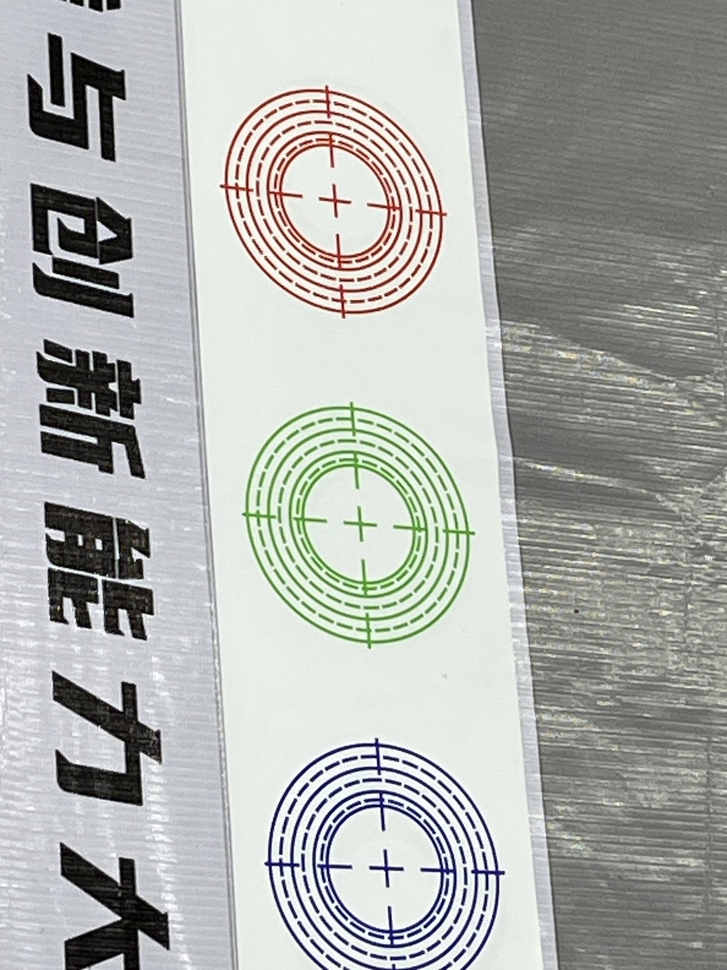
#> input picture img.jpg, 727 x 970 px, shrunk from 3024 x 4032 before the run
$ python -i Functions.py   (imports and definitions only)   (older library calls are emulated)
#> lines starting #> are read from the running program, lines starting #| are printed output that depends on the picture; after the words box and inside, x2 and y2 are one past the last pixel; in counts of white or black regions, pixels touching at a corner belong together
#> further down, picture is the input picture: shape (970, 727, 3); mean B, G, R 171.5, 175.1, 172.7
import cv2
import numpy as np


def get_circle_center(img:np.ndarray) -> [(np.float32, np.float32), ...]:
    result = []
    img_calc = cv2.GaussianBlur(img, (5, 5), 0)
    img_gray = cv2.cvtColor(img_calc, cv2.COLOR_BGR2GRAY)
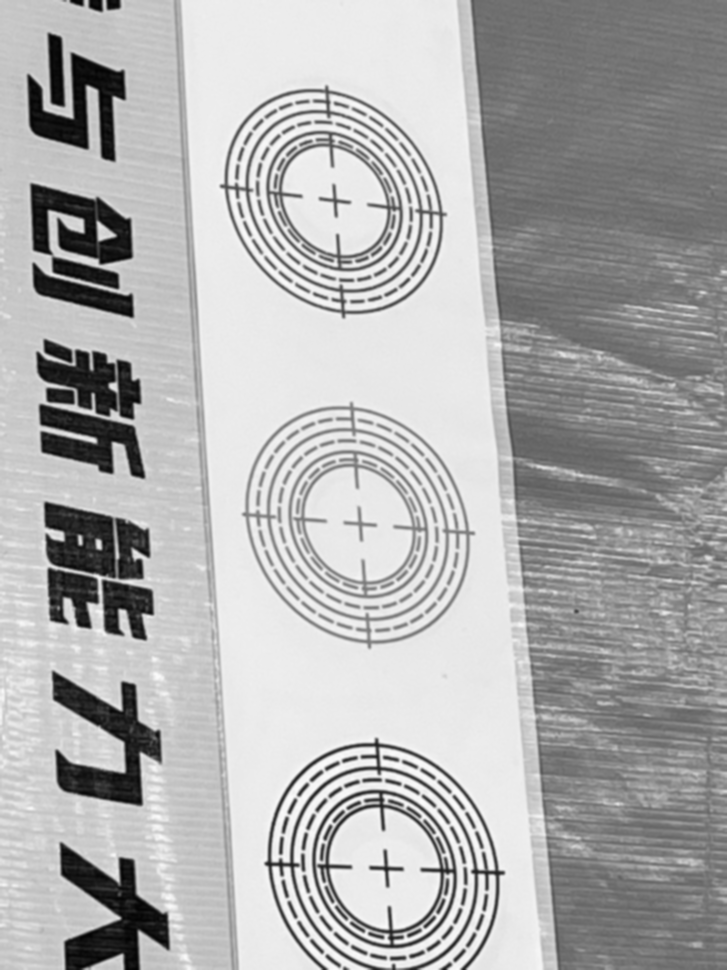
#> img_gray: shape (970, 727); min 3, max 252, mean 174
    img_binary = cv2.adaptiveThreshold(~img_gray, 255,
                                cv2.ADAPTIVE_THRESH_GAUSSIAN_C, cv2.THRESH_BINARY, 15, -10)
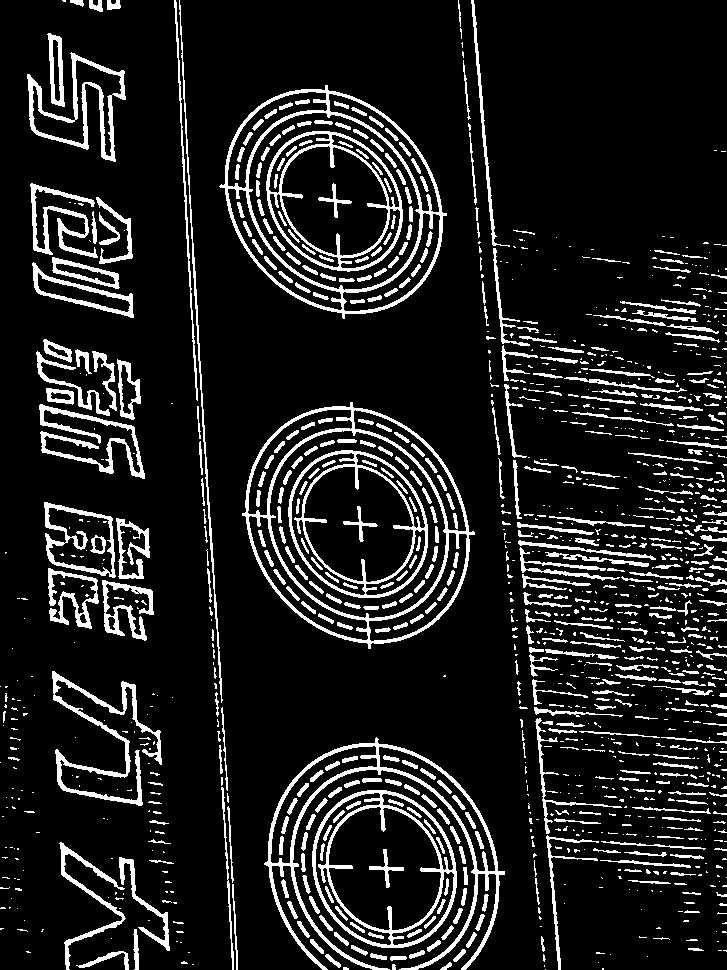
#> img_binary: shape (970, 727); 12.3% white; 1265 white regions (743 under 20 px), largest, box (x1, y1, x2, y2) and area: (264, 737, 505, 970) 5002, (242, 402, 475, 649) 4960, (219, 85, 447, 319) 4884
    erode_kernel = np.ones((1, 1), dtype=np.uint8)
    erosion_binary = cv2.erode(img_binary, kernel=erode_kernel, iterations=1)
    cv2.imshow("video in deal", erosion_binary)
    circles = cv2.HoughCircles(erosion_binary, cv2.HOUGH_GRADIENT, 1, 100)
#> circles = [[370.5, 843.5, 101.1], [343.5, 503.5, 99], [313.5, 177.5, 90.1], [632.5, 223.5, 356], [490.5, 762.5, 204], [570.5, 501.5, 152.3], [722.5, 174.5, 446.6], [726.5, 29.5, 551.3], [454.5, 418.5, 191.5], [618.5, 767.5, 94.4], [602.5, 62.5, 349.8], [602.5, 597.5, 64.6]]
    if len(circles) != 0:
        circles = np.round(circles[0, :]).astype('int')
#> circles = [[370, 844, 101], [344, 504, 99], [314, 178, 90], [632, 224, 356], [490, 762, 204], [570, 502, 152], [722, 174, 447], [726, 30, 551], [454, 418, 192], [618, 768, 94], [602, 62, 350], [602, 598, 65]]
        for (x, y, r) in circles:
            result.append(tuple([x, y]))
#> this loop made 12 passes
#> after the loop, result = [(370, 844), (344, 504), (314, 178), (632, 224), (490, 762), (570, 502), (722, 174), (726, 30), (454, 418), (618, 768), (602, 62), (602, 598)]
    return result


def get_kmeans_center(k:int, lis:[(np.float32, np.float32), ...]) -> [(int, int), ...]:
    lis = np.float32(np.array(lis))
    # 定义终止条件
    criteria = (cv2.TERM_CRITERIA_EPS + cv2.TERM_CRITERIA_MAX_ITER, 10, 1.0)
    # 定义初始中心选择方式
    flag = cv2.KMEANS_PP_CENTERS
    compactness, labels, centers = cv2.kmeans(lis, k, None, criteria, 10, flag)
    result = np.round(centers, 0).astype(int).tolist()
    # print(centers)
    return result


def unDistort(img):
    DIM = (640, 480)
    K = np.array(
        [[529.0542108650583, 0.0, 328.11243708259155], [0.0, 528.4474102469408, 276.541015762088], [0.0, 0.0, 1.0]])
    D = np.array([[-0.1675384798926949], [-0.5110533326571545], [10.49841774261518], [-41.314556160738114]])
    h, w = img.shape[:2]
    map1, map2 = cv2.fisheye.initUndistortRectifyMap(K, D, np.eye(3), K, DIM, cv2.CV_16SC2)
    undistorted_img = cv2.remap(img, map1, map2, interpolation=cv2.INTER_LINEAR, borderMode=cv2.BORDER_CONSTANT)
    # cv2.imshow("undistorted", undistorted_img)
    # cv2.waitKey(0)
    # cv2.destroyAllWindows()
    return undistorted_img

>>> import cv2
>>> picture = cv2.imread('../img.jpg')
>>> result = get_circle_center(picture)
